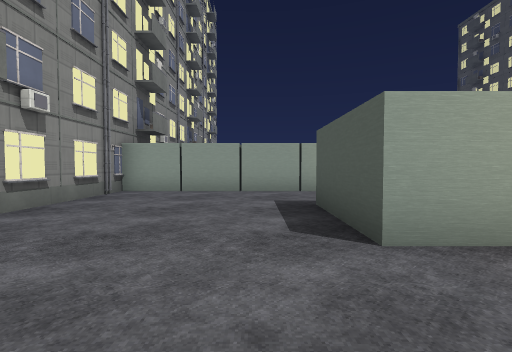
[1] (above)

23 first-person views from a walk through a 3-D level made in the Godot game engine. The camera is 1.3 m above the floor, tilts 2° down and sees 85° across. The floor is counted in squares, 2 m on a side. Each view is taken from the middle of a square. On the plan, view 1 faces up. The plan holds only what a view shows up to about 9 squares ahead; the rest is blank. The place goes on beyond the plan. Some surface patterns are stand-ins.

[2]
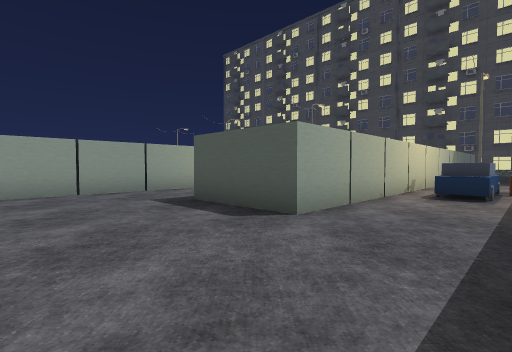

[3]
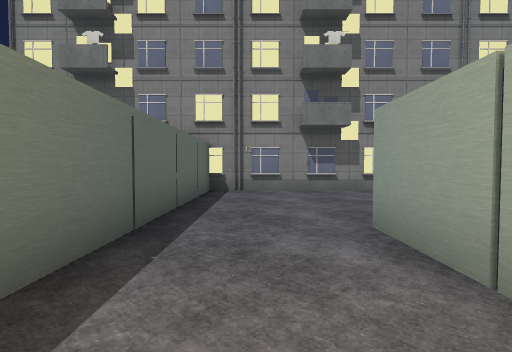

[4]
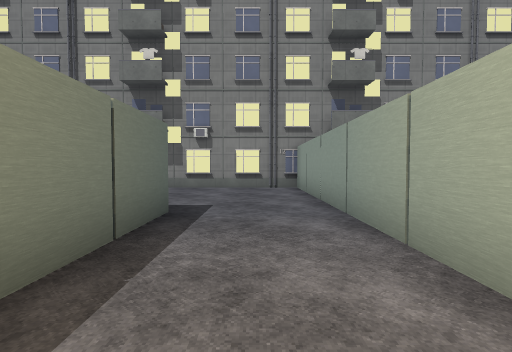

[5]
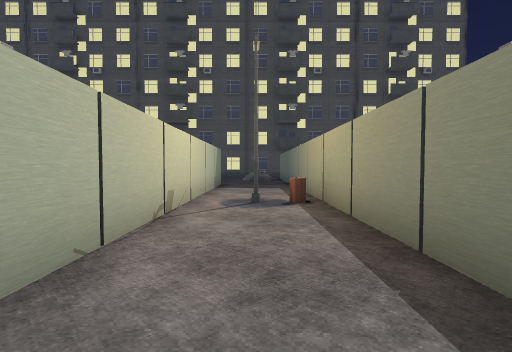

[6]
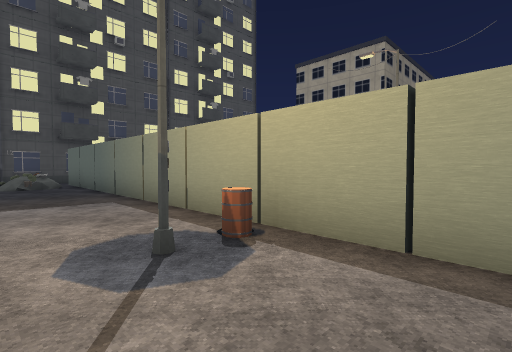

[7]
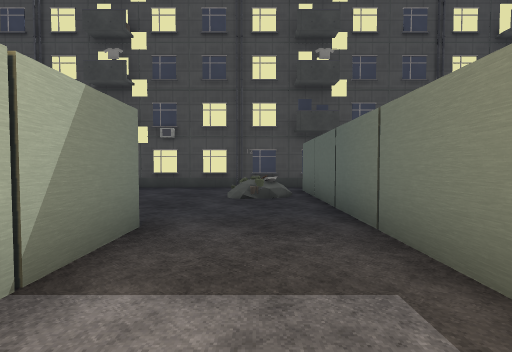

[8]
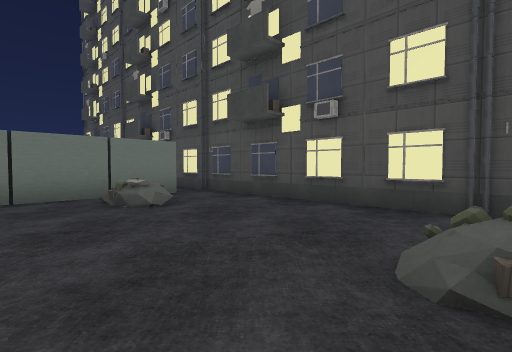

[9]
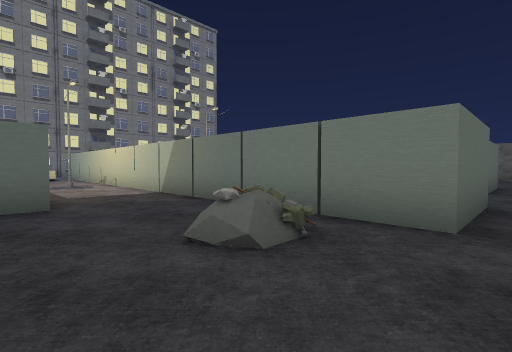

[10]
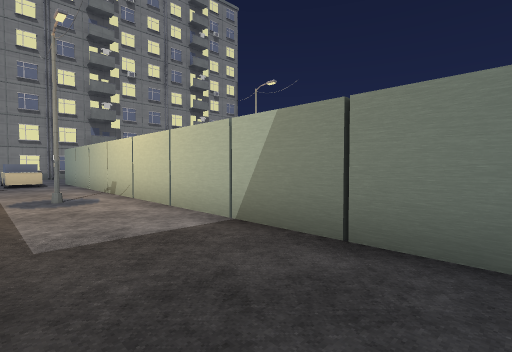

[11]
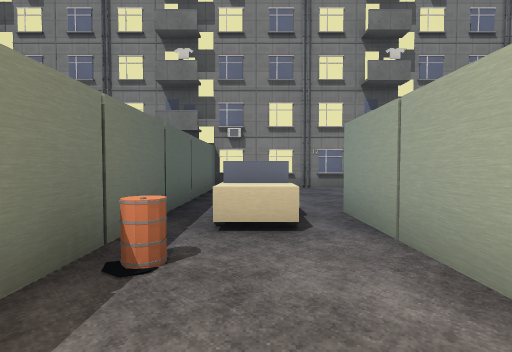

[12]
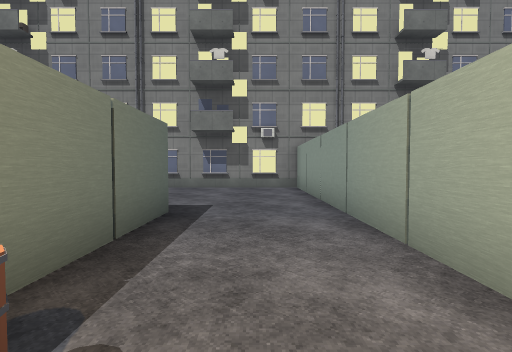

[13]
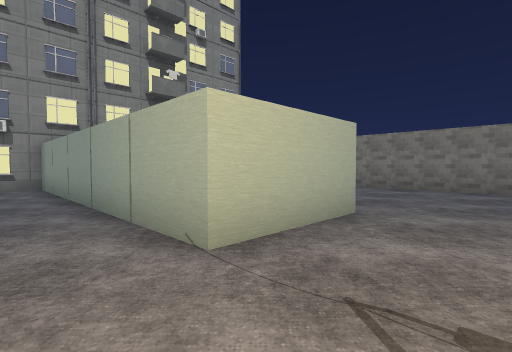

[14]
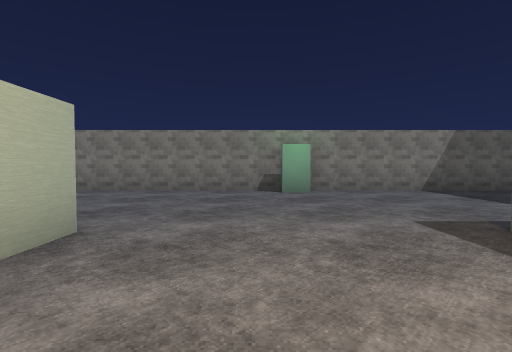

[15]
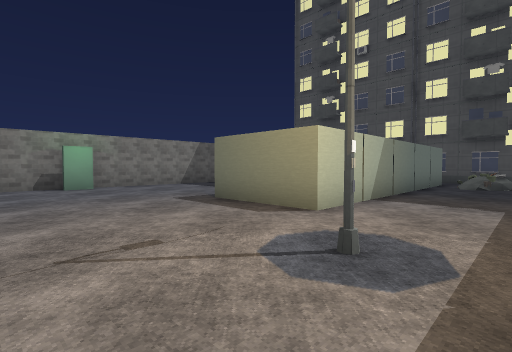

[16]
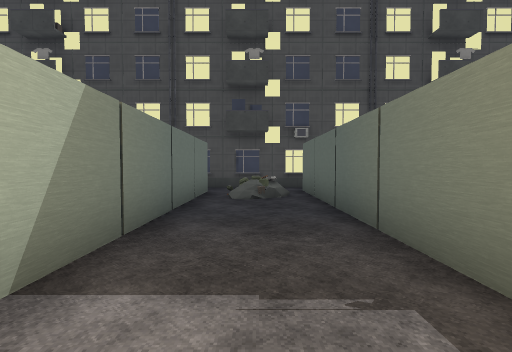

[17]
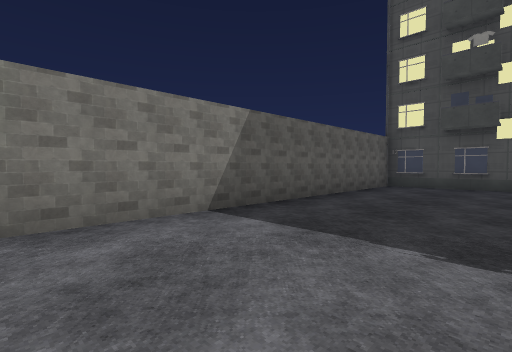

[18]
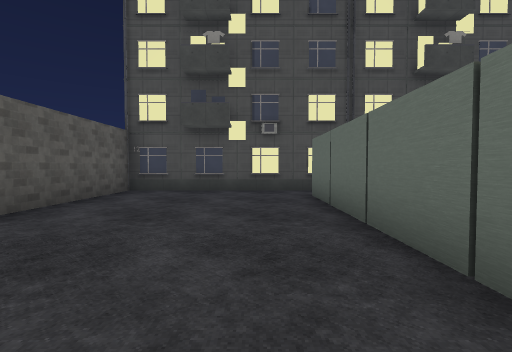

[19]
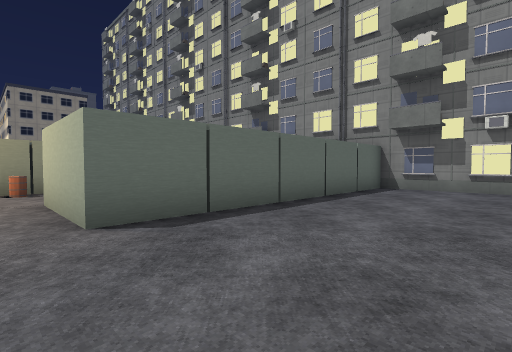

[20]
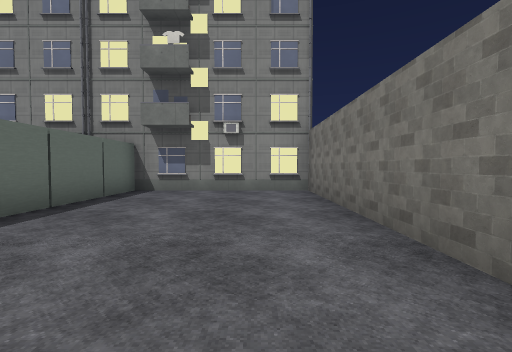

[21]
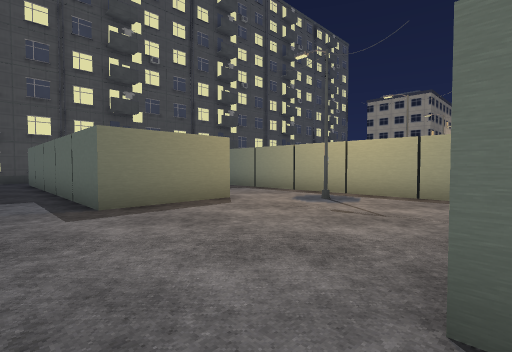

[22]
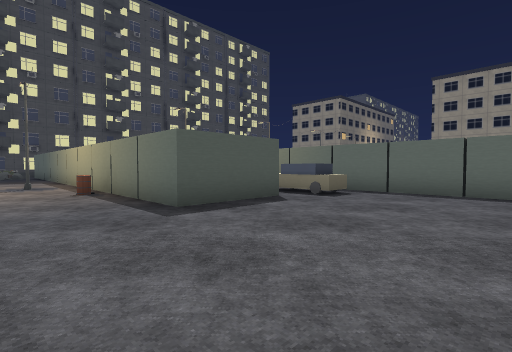

[23]
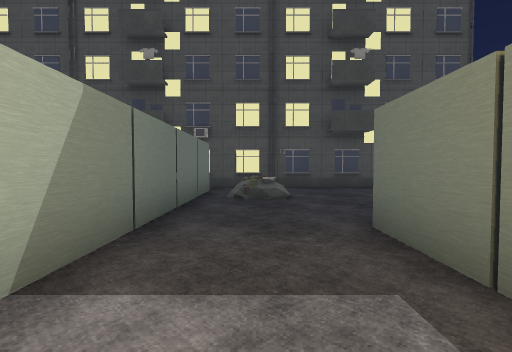

### Floor plan
Key: @ floor where view 1 was taken; # wall or solid block; . floor; D closed door; = window, fence, low wall or low ledge; ^ raised ledge; T tower; B barrel; O other object.
Columns run from 4 left of view 1 to 18 right of it. Each row starts with its distance up from view 1.
 25  #####################
 24 T..........D..........T
 23 T.....................T
 22 T.....................T
 21 T.....................T
 20 T.....................T
 19 T########....########.T
 18 T########....########.T
 17 T.....................T
 16 T..........#.......=..T
 15 T.......B.............T
 14 T....################.T
 13 T....################.T
 12 T.....................T
 11 T....^^....#.......=..T
 10 T......B..............T
  9 T######         #.....T
  8 T################.....T
  7 T.....................T
  6 T..........#.......=  T
  5 T..........B..........T
  4 T....################ T
  3 T....################ T
  2 T...........  ........T
  1 T........^^#.......=  T
  0 T...@.....O.  ........T
 -1 T#######      ###.....T
 -2 T                  ...T
 -3 T                     T
 -4 T                     T

Where each view was taken, in squares from view 1:
view 1: 0 up, 0 right, facing up
view 2: 0 up, 2 left, facing up-right
view 3: 1 up, 4 right, facing left
view 4: 6 up, 5 right, facing left
view 5: 6 up, 2 right, facing right
view 6: 7 up, 5 right, facing down-right
view 7: 6 up, 9 right, facing right
view 8: 6 up, 13 right, facing up-right
view 9: 9 up, 17 right, facing up-left
view 10: 10 up, 13 right, facing up-left
view 11: 11 up, 5 right, facing left
view 12: 16 up, 5 right, facing left
view 13: 16 up, 6 right, facing up-left
view 14: 17 up, 6 right, facing up
view 15: 15 up, 5 right, facing up-right
view 16: 16 up, 9 right, facing right
view 17: 21 up, 8 right, facing up-right
view 18: 21 up, 10 right, facing right
view 19: 23 up, 5 right, facing down-left
view 20: 23 up, 4 right, facing left
view 21: 21 up, 4 right, facing down-right
view 22: 17 up, 3 left, facing down-right
view 23: 1 up, 9 right, facing right
